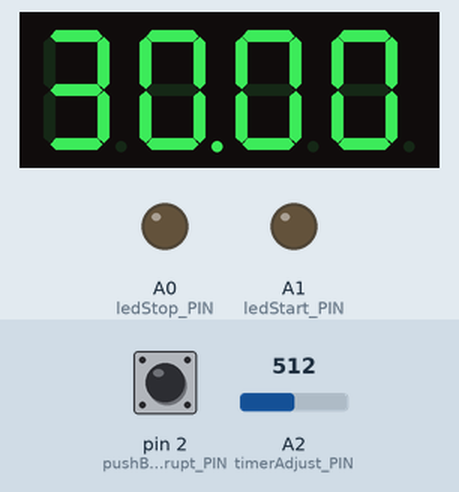
This sketch was run on a simulated Arduino Uno, built with avr-gcc and run on an emulated ATmega328P. Parts: 4-digit seven-segment display, output pins drawn as LEDs (lit = HIGH). The inputs (shaded band) are chosen by the test bench; at power-on: pin 2 (pushButtonInterrupt_PIN) HIGH, A2 (timerAdjust_PIN) = 512.

Above: at 1.2 s.
1.3 s: pin 2 (pushButtonInterrupt_PIN) pulled LOW for 0.15 s
At 2.1 s:
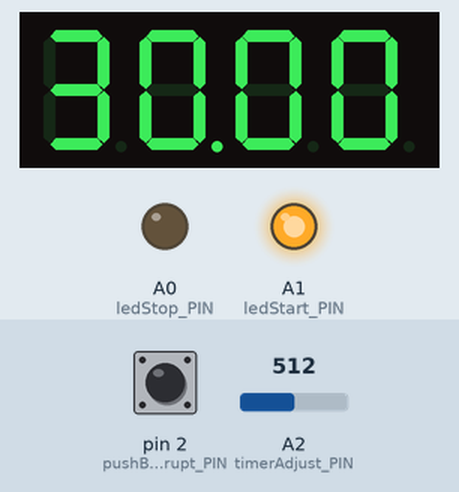
4.4 s: pin 2 (pushButtonInterrupt_PIN) pulled LOW for 1 s
At 6.1 s:
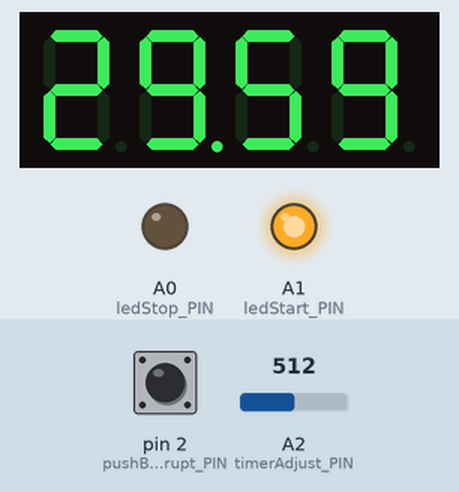
Timing chart, 0 to 7.6 s (numbered marks = the images above; inputs shaded):
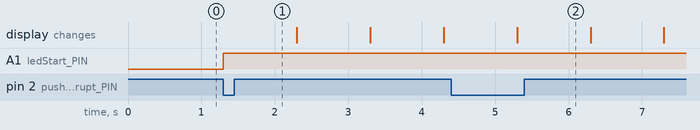

Measured:
- after the input at 1.3 s, A1 (ledStart_PIN): LOW → HIGH at once

The sketch:

Pomodora_main.ino
```cpp
#include "SevSeg.h"

// declare const variable
const int milliSecondsPerSecond = 1000;
const int secondsPerMinute = 60;

// declare pin
const int ledStop_PIN = A0;
const int ledStart_PIN = A1;
const int timerAdjust_PIN = A2;
const int pushButtonInterrupt_PIN = 2;

//Instantiate a seven segment controller object
SevSeg sevseg;

//Global Flag
bool reset;
bool initTimer;

//State Machine in Enum
enum STATE {
  SETUP,
  RUNNING,
  FINISH
};
STATE state;

void setup() {
  //Initialize 7 segment LED DISPLAY
  byte numDigits = 4;
  byte digitPins[] = {1, 3, 4, 5};
  byte segmentPins[] = {6, 7, 8, 9, 10, 11, 12, 13};
  bool resistorsOnSegments = false; // 'false' means resistors are on digit pins
  byte hardwareConfig = COMMON_ANODE; // See README.md for options
  bool updateWithDelays = false; // Default 'false' is Recommended
  bool leadingZeros = false; // Use 'true' if you'd like to keep the leading zeros
  bool disableDecPoint = false; // Use 'true' if your decimal point doesn't exist or isn't connected

  sevseg.begin(hardwareConfig, numDigits, digitPins, segmentPins, resistorsOnSegments,
               updateWithDelays, leadingZeros, disableDecPoint);
  sevseg.setBrightness(90);

  // Declare Input, Output and Interrupt PIN
  pinMode(ledStop_PIN, OUTPUT);
  pinMode(ledStart_PIN, OUTPUT);
  //pinMode(timerAdjust_PIN, INPUT);
  pinMode(pushButtonInterrupt_PIN, INPUT_PULLUP);
  attachInterrupt(digitalPinToInterrupt(pushButtonInterrupt_PIN), myISR, FALLING); // trigger when button pressed, but not when released.

  //Declare initialize state
  state = SETUP;
}

void loop() {
  // Declare static variable so they no longer initialize after the first time.
  static unsigned long timer = millis();
  static int minutesCount = 1;
  static int totalSeconds = minutesCount * secondsPerMinute;

  switch (state) {
    case SETUP:
      digitalWrite(ledStart_PIN, LOW);
      digitalWrite(ledStop_PIN, LOW);
      minutesCount = analogRead(timerAdjust_PIN) * (60.0 / 1024); // convert to minutes
      totalSeconds = minutesCount * secondsPerMinute;
      changeDisplayTime(totalSeconds);
      break;
    case RUNNING:
      if (initTimer == true)
      {
        timer = millis();
        initTimer = false;
      }
      if (totalSeconds != 0)
      {
        digitalWrite(ledStart_PIN, HIGH);
      }

      if (millis() - timer >= 1000) {
        timer += 1000;

        if (totalSeconds > 0)
        {
          totalSeconds -= 1;
          changeDisplayTime(totalSeconds);
        }

        if (totalSeconds == 0) {
          changeDisplayTime(totalSeconds);
          //totalSeconds = minutesCount * secondsPerMinute;
          digitalWrite(ledStart_PIN, LOW);
          digitalWrite(ledStop_PIN, HIGH);
          state = FINISH;
        }
      }

      if (reset == true)
      {
        Serial.print("Resetting");
        totalSeconds = minutesCount * secondsPerMinute;
        digitalWrite(ledStop_PIN, LOW);
        reset = false;
      }
      break;
  }
  // Cannot touch this one, must constant update the display.
  sevseg.refreshDisplay();
}

void myISR() {
  if (state == SETUP)
  {
    state = RUNNING;
    initTimer = true;
  }
  else if (state == RUNNING)
  {
    reset = true;
    // note: LOW == false == 0, HIGH == true == 1, so inverting the boolean is the same as switching between LOW and HIGH.
  }
  else if (state == FINISH)
    state = SETUP;
}

// Function to display the time on the 7-segment display
void changeDisplayTime(int seconds) {
  int displayMinutes = seconds / secondsPerMinute;
  int displaySeconds = seconds % secondsPerMinute;

  // Display the time on the 7-segment display
  sevseg.setNumber(displayMinutes * 100 + displaySeconds, 2); // Display minutes
}

/// END ///
```
